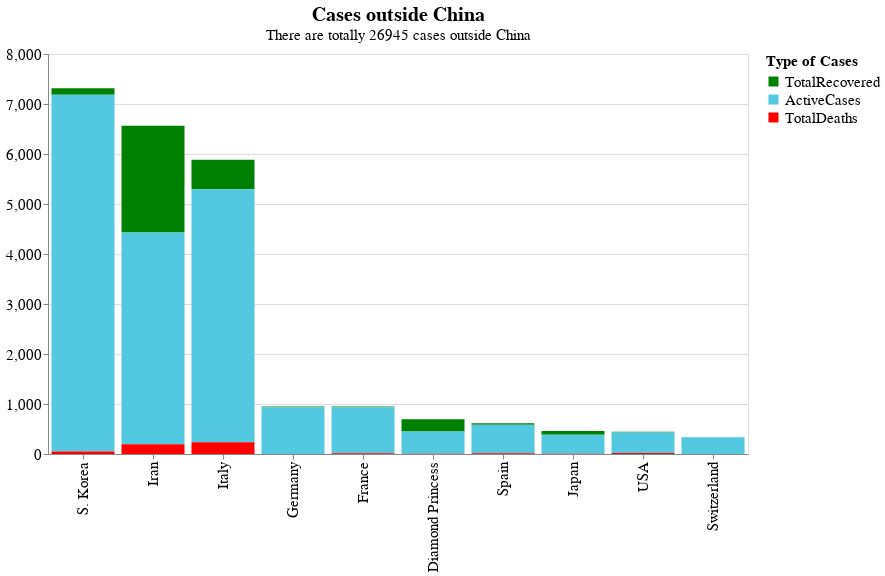

Notebook source saved alongside this figure:
### Markdown cell above
# Cases outside China

### Code cell
data_2 = data.sort_values(by = 'TotalCases', ascending = False).head(12).iloc[2:12]
data_2['index'] = list(range(1,11))
data_2.set_index('index', inplace = True)
data_2.fillna(value = {'TotalDeaths' : 0}, inplace = True)
data_2 = data_2[ ['Country,Other','TotalRecovered', 'ActiveCases', 'TotalDeaths'] ]
data_2 = pd.melt(data_2, id_vars = ['Country,Other'])
# ranking list 
names_c2 = data_2['Country,Other'].to_list()

rest = alt.Chart(data_2).mark_bar().encode(
    alt.X('Country,Other:N', sort = names_c, axis = alt.Axis(title = None, labelFontSize = 15)),
    alt.Y('value:Q',  sort = names, axis = alt.Axis(title = None, labelFontSize = 15)),
    alt.Color('variable:N', scale = alt.Scale(domain = names, range = colors),\
             legend = alt.Legend(title = 'Type of Cases', titleFontSize = 15, labelFontSize = 15))
).properties(
width = 700,
    height = 400,
    title = { 'text' :'Cases outside China', 'fontSize' : 20, \
             'subtitle' : 'There are totally {0} cases outside China'.format(  int(data.iloc[-1, 1]) -  int(data[ data['Country,Other'] == 'China']['TotalCases']) ),\
             'subtitleFontSize' : 15}
)


rest

### Figure 1 — Vega-Lite specification as saved in the notebook (floating-point values rounded to 4 significant figures)
{"config": {"view": {"continuousWidth": 400, "continuousHeight": 300}}, "data": {"name": "data-e2108f556f4650973bfb2c84d93852f8"}, "mark": "bar", "encoding": {"color": {"type": "nominal", "field": "variable", "legend": {"labelFontSize": 15, "title": "Type of Cases", "titleFontSize": 15}, "scale": {"domain": ["TotalRecovered", "ActiveCases", "TotalDeaths"], "range": ["green", "#52C9E0", "red"]}}, "x": {"type": "nominal", "axis": {"labelFontSize": 15, "title": null}, "field": "Country,Other", "sort": ["China", "S. Korea", "Iran", "Italy", "Germany", "France", "Diamond Princess", "Spain", "Japan", "USA"]}, "y": {"type": "quantitative", "axis": {"labelFontSize": 15, "title": null}, "field": "value", "sort": ["TotalRecovered", "ActiveCases", "TotalDeaths"]}}, "height": 400, "title": {"text": "Cases outside China", "fontSize": 20, "subtitle": "There are totally 26945 cases outside China", "subtitleFontSize": 15}, "width": 700, "$schema": "https://vega.github.io/schema/vega-lite/v4.0.2.json", "datasets": {"data-e2108f556f4650973bfb2c84d93852f8": [{"Country,Other": "S. Korea", "variable": "TotalRecovered", "value": 130.0}, {"Country,Other": "Iran", "variable": "TotalRecovered", "value": 2134.0}, {"Country,Other": "Italy", "variable": "TotalRecovered", "value": 589.0}, {"Country,Other": "Germany", "variable": "TotalRecovered", "value": 18.0}, {"Country,Other": "France", "variable": "TotalRecovered", "value": 12.0}, {"Country,Other": "Diamond Princess", "variable": "TotalRecovered", "value": 245.0}, {"Country,Other": "Spain", "variable": "TotalRecovered", "value": 30.0}, {"Country,Other": "Japan", "variable": "TotalRecovered", "value": 76.0}, {"Country,Other": "USA", "variable": "TotalRecovered", "value": 15.0}, {"Country,Other": "Switzerland", "variable": "TotalRecovered", "value": 3.0}, {"Country,Other": "S. Korea", "variable": "ActiveCases", "value": 7133.0}, {"Country,Other": "Iran", "variable": "ActiveCases", "value": 4238.0}, {"Country,Other": "Italy", "variable": "ActiveCases", "value": 5061.0}, {"Country,Other": "Germany", "variable": "ActiveCases", "value": 933.0}, {"Country,Other": "France", "variable": "ActiveCases", "value": 921.0}, {"Country,Other": "Diamond Princess", "variable": "ActiveCases", "value": 444.0}, {"Country,Other": "Spain", "variable": "ActiveCases", "value": 566.0}, {"Country,Other": "Japan", "variable": "ActiveCases", "value": 379.0}, {"Country,Other": "USA", "variable": "ActiveCases", "value": 413.0}, {"Country,Other": "Switzerland", "variable": "ActiveCases", "value": 332.0}, {"Country,Other": "S. Korea", "variable": "TotalDeaths", "value": 50.0}, {"Country,Other": "Iran", "variable": "TotalDeaths", "value": 194.0}, {"Country,Other": "Italy", "variable": "TotalDeaths", "value": 233.0}, {"Country,Other": "Germany", "variable": "TotalDeaths", "value": 0.0}, {"Country,Other": "France", "variable": "TotalDeaths", "value": 16.0}, {"Country,Other": "Diamond Princess", "variable": "TotalDeaths", "value": 7.0}, {"Country,Other": "Spain", "variable": "TotalDeaths", "value": 17.0}, {"Country,Other": "Japan", "variable": "TotalDeaths", "value": 6.0}, {"Country,Other": "USA", "variable": "TotalDeaths", "value": 19.0}, {"Country,Other": "Switzerland", "variable": "TotalDeaths", "value": 1.0}]}}
